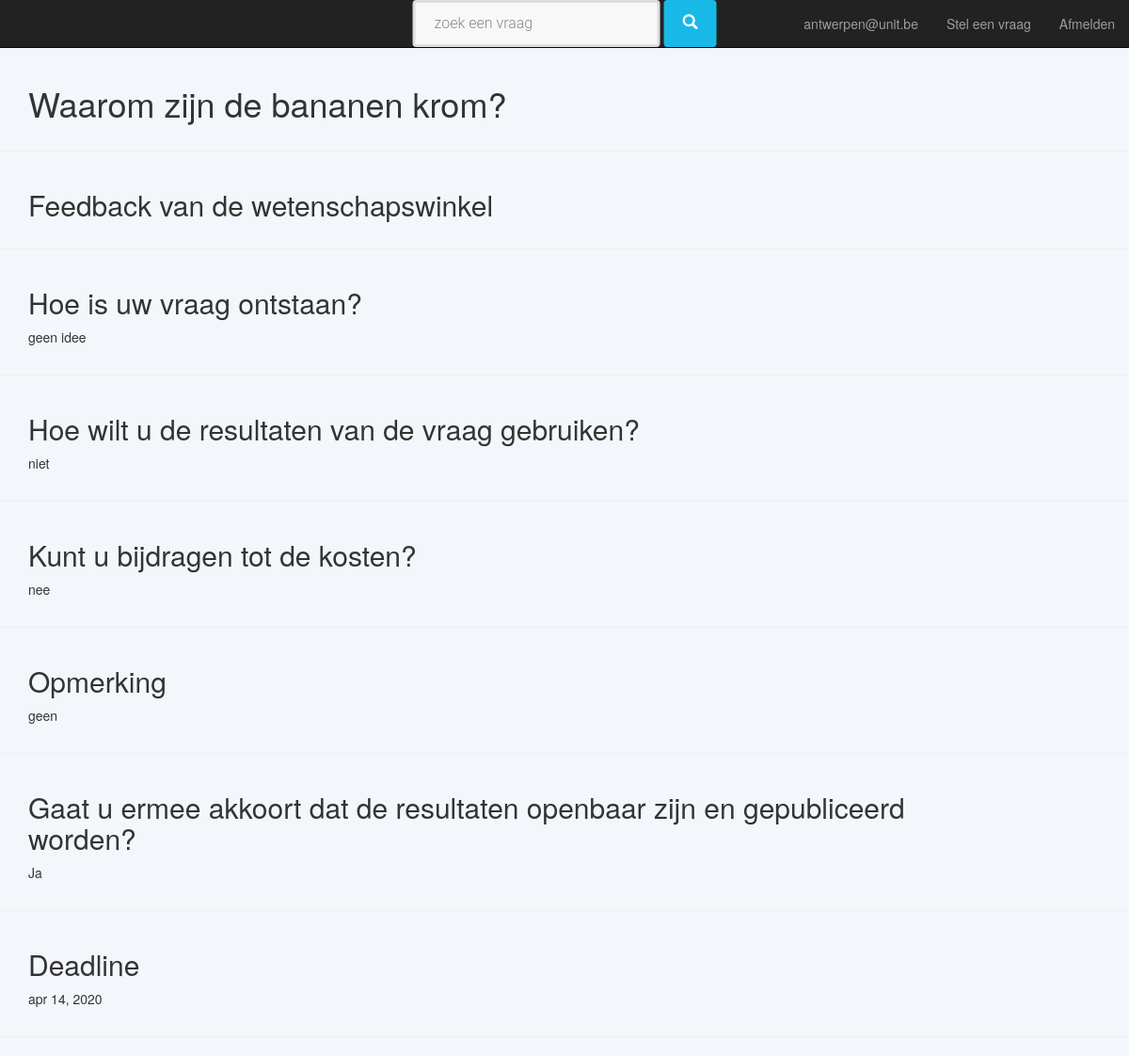
Screenshot of /dbwwinkel/detail_organisation/1 (signed in) with the database file from the repository.
### custom_users/models.py (models this page shows, shortened)
class AbstractUser(AbstractBaseUser, PermissionsMixin):
    email = models.EmailField(
        _('email address'),
        unique=True,
        error_messages={
            'unique': _('This email is already used.')
        },
    )
    is_staff = models.BooleanField(
        _('staff status'),
        default=False,
        help_text=_('Designates whether the user can log into this admin site.')
    )
    is_active = models.BooleanField(
        _('is active'),
        default=True,
        help_text=_('Designates whether this user should be treated as active. Unselect this instead of deleting accounts.')
    )
    date_joined = models.DateTimeField(_('date joined'), default=timezone.now)
    USERNAME_FIELD = 'email'
    REQUIRED_FIELDS = []
    objects = UserManager()
    class Meta:
        verbose_name = _('user')
        verbose_name_plural = _('users')
        abstract = True

class User(AbstractUser):
    first_name = models.CharField(_('first name'), max_length=50, null=True)
    last_name = models.CharField(_('last name'), max_length=50, null=True)
    telephone = models.PositiveIntegerField(_('telephone number'), null=True)
    gsm = models.PositiveIntegerField(_('gsm number'), null=True)
    def is_manager(self):
        return ManagerUser.objects.filter(pk=self.id).exists()
        try:
            ManagerUser.objects.get(pk=self.id)
        except ObjectDoesNotExist:
            return False
        return True

### dbwwinkel/models.py (models this page shows, shortened)
class Question(models.Model):
    question_text = models.TextField()
    reason = models.TextField()
    purpose = models.TextField()
    own_contribution = models.TextField()
    remarks = models.TextField(blank=True)
    internal_remarks = models.TextField(blank=True)
    how_know_WW = models.TextField(blank=True)
    deadline = models.DateField(blank=True, null=True)
    public = models.BooleanField()
    creation_date = models.DateTimeField(default=timezone.now)
    active = models.BooleanField(default=True)
    state = models.ForeignKey(State)
    region = models.ManyToManyField(Region)
    organisation = models.ForeignKey(Organisation)
    keyword = models.ManyToManyField(Keyword)
    question_subject = models.ManyToManyField(QuestionSubject, blank=True)
    study_field = models.ManyToManyField(StudyField, blank=True)
    def get_state_name(self):
        return self.state
    state_name = property(get_state_name)
    class Meta:
        default_permissions = ('add', 'delete')
        permissions = (
            ('view_draft_question', _('Can view draft question')),
            ('edit_draft_question', _('Can edit draft question')),
            ('view_in_progress_central_question', _('Can view in progress question central')),
            ('edit_in_progress_central_question', _('Can edit in progress question central')),
            ('view_processed_central_question', _('Can view processed question central')),
            ('edit_processed_central_question', _('Can edit processed question central')),
            ('view_in_progress_regional_question', _('Can view in progress question regional')),
            ('edit_in_progress_regional_question', _('Can edit in progress question regional')),
            ('edit_public_question', _('Can edit public question')),
            ('edit_reserved_question', _('Can edit reserved question')),
            ('view_ongoing_question', _('Can view ongoing question')),
            ('edit_ongoing_question', _('Can edit ongoing question')),
            ('view_finished_question', _('Can view finished question')),
            ('edit_finished_question', _('Can edit finished question')),
            ('view_denied_question', _('Can view denied question')),
            ('edit_denied_question', _('Can edit denied question')),
            ('view_revoked_question', _('Can view revoked question')),
            ('edit_revoked_question', _('Can edit revoked question')),
        )

### dbwwinkel/views.py (the view)
# urls.py: url(r'^detail_organisation/(?P<question_id>[0-9]+)', views.detail, name='detail_organisation'),
def detail(request, question_id):
    question = Question.objects.get(id=question_id)
    button_template = "dbwwinkel/detail_question/default.html"
    region_list = []
    if request.user.is_authenticated == False: # Then the user is a student
        return student_detail(request, question)
    elif OrganisationUser.objects.filter(id = request.user.id).exists():
        if request.user.has_perm('edit_question', question):
            button_template = "dbwwinnkel/detail_question/organisations.html"
    elif request.user.is_manager():
        user = ManagerUser.objects.get(id=request.user.id)
        if user.region.filter(region=Region.CENTRAL_REGION).exists():
            for region in Region.objects.all():
                if region.region != Region.CENTRAL_REGION:
                    region_list.append((region,region.region))
                button_template = "dbwwinkel/detail_question/central_unit.html"
        elif not set(user.region.all()).isdisjoint(question.region.all()):
            return regional_detail(request, question)
            button_template = "dbwwinkel/detail_question/regional_unit.html"
    context = {'question': question,
               'button_template': button_template,
               'region_lst': region_list,
               'question_id': question_id}
    return render(request, 'dbwwinkel/detail_question/detail_question_base.html', context)

### dbwwinkel/views.py (called while the page is built)
def regional_detail(request, question):
    question_id = question.id
    context = {'question': question}
    return render(request, 'dbwwinkel/detail_question/regional_unit.html',context)

### dbwwinkel/templates/dbwwinkel/detail_question/regional_unit.html (shortened to what this page needs)
{% extends 'dbwwinkel/detail_question/detail_question_base.html' %}

### dbwwinkel/templates/dbwwinkel/detail_question/detail_question_base.html (shortened to what this page needs)
{% extends "base/base.html" %}
{% load cms_tags menu_tags sekizai_tags staticfiles %}
{% block content %}
    <div class = "container">
        <div class="row">
            <div class = "col-md-10">
                <h1>{{ question.question_text }}</h1>
                </div>
            <div class = "col-md-2">
                <br>
            </div>
        </div>
    </div>
    <hr />
       <div class = "container">
        <div class="row">
            <div class = "col-md-11">
                <h2>Feedback van de wetenschapswinkel</h2>
            </div>
        </div>
    </div>
    <hr/>
    <div class = "container">
        <div class="row">
            <div class = "col-md-11">
                <h2>Hoe is uw vraag ontstaan?</h2>
                <p>{{ question.reason }}</p>
            </div>
        </div>
    </div>
    <hr />
    <div class = "container">
        <div class="row">
            <div class = "col-md-11">
                <h2>Hoe wilt u de resultaten van de vraag gebruiken?</h2>
                <p>{{ question.purpose }}</p>
            </div>
        </div>
    </div>
    <hr/>
        <div class = "container">
        <div class="row">
            <div class = "col-md-11">
                <h2>Kunt u bijdragen tot de kosten?</h2>
                <p>{{ question.own_contribution }}</p>
            </div>
        </div>
    </div>
    <hr/>
       <div class = "container">
        <div class="row">
            <div class = "col-md-11">
                <h2>Opmerking</h2>
                <p>{{ question.remarks }}</p>
            </div>
        </div>
    </div>
    <hr/>
       <div class = "container">
        <div class="row">
            <div class = "col-md-11">
                <h2>Gaat u ermee akkoort dat de resultaten openbaar zijn en gepubliceerd worden?</h2>
                {% if question.public is True  %}
                <p>Ja</p>
                {% else %}
                <p>Nee</p>
                {% endif %}
            </div>
        </div>
    </div>
    <hr/>
    <div class = "container">
        <div class="row">
            <div class = "col-md-11">
                <h2>Deadline</h2>
                <p>{{ question.deadline }}</p>
            </div>
        </div>
    </div>
    <hr/>
{% endblock %}

### templates/base/base.html (shortened to what this page needs)
{% load cms_tags sekizai_tags static menu_tags  %}
<!doctype html>
<html>
    <head>
    <link rel="stylesheet" href="{% static 'dbwwinkel/css/bootstrap.css' %}">
    <link rel="stylesheet" href="{% static 'dbwwinkel/css/wwinkel.css' %} ">
    </head>
    <body>
        <nav class="navbar navbar-t navbar-inverse bg-inverse navbar-fixed-top">
             <ul class = "nav navbar-nav navbar-center">
              <li class="nav-item">
                 <form action =  "{% url 'list_questions'  %} " method="get" accept-charset="utf-8" >
                    <div class ="form-inline">
                    <input type ="text" placeholder="zoek een vraag" name="search_text">
                    <button type="submit" class="btn btn-default">
                        <i class ="glyphicon glyphicon-search"></i>
                        </button>
                    </div>
                    </form>
                </li>
            </ul>
            <ul class="nav navbar-nav navbar-right">
                {% if user.is_authenticated %}
                    <li>
                        <p class ="navbar-text">{{ user.email }}</p>
                    </li>
                    <li class="nav-item">
                        <a href="{% url 'register_question' %}">Stel een vraag</a>
                    </li>
                    <li class="nav-item">
                    <a href="{% url 'logout' %}">Afmelden</a>
                    </li>
                {% endif %}
            </ul>
</nav>
           {% block content %}{% endblock content %}
    </body>
</html>

### dbwwinkel/static/dbwwinkel/css/wwinkel.css (style rules this page uses)
body { background-color: #F3F6FA; padding-top: 70px; }
input[type="text"], input[type="password"], input[type= "number"], input[type = "email"], input[type = "tel"], input[type = "url"], input[type = "date"], textarea,select.form-control { height: 50px; margin: 0; padding: 0 20px; vertical-align: middle; background: #f8f8f8; border: 3px solid #ddd; font-family: 'Roboto', sans-serif; font-size: 16px; font-weight: 300; line-height: 50px; color: #888; -moz-border-radius: 4px; -webkit-border-radius: 4px; border-radius: 4px; -moz-box-shadow: none; -webkit-box-shadow: none; box-shadow: none; -o-transition: all .3s; -moz-transition: all .3s; -webkit-transition: all .3s; -ms-transition: all .3s; transition: all .3s; }
button.btn { height: 50px; margin: 0; padding: 0 20px; vertical-align: middle; background: #19b9e7; border: 0; font-family: 'Roboto', sans-serif; font-size: 16px; font-weight: 300; line-height: 50px; color: #fff; -moz-border-radius: 4px; -webkit-border-radius: 4px; border-radius: 4px; text-shadow: none; -moz-box-shadow: none; -webkit-box-shadow: none; box-shadow: none; -o-transition: all .3s; -moz-transition: all .3s; -webkit-transition: all .3s; -ms-transition: all .3s; transition: all .3s; }
.navbar-nav.navbar-right:last-child { margin-right: 0; }
@media (min-width: 768px) { .navbar-nav.navbar-center { position: absolute; left: 50%; transform: translatex(-50%); } }

### rows the page displays
User: email "antwerpen@unit.be"
Question: question_text "Waarom zijn de bananen krom?", reason "geen idee", purpose "niet", own_contribution "nee", remarks "geen", deadline "apr 14, 2020"
